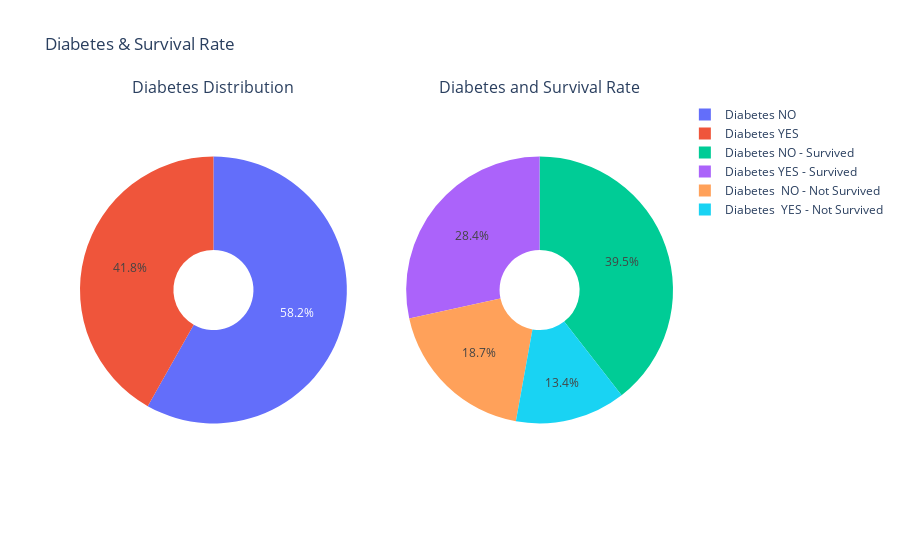

Source (notebook cell):
### Code cell
labels = [["Diabetes YES", "Diabetes NO"],
          ['Diabetes YES - Survived','Diabetes  YES - Not Survived', 'Diabetes NO - Survived',
           'Diabetes  NO - Not Survived']]

values = [[len(diabetes_yes), len(diabetes_no)],
         [len(diabetes_yes_survived), len(diabetes_yes_not_survived),
          len(diabetes_no_survived), len(diabetes_no_not_survived)]]

subplot_titles = ['Diabetes Distribution', 'Diabetes and Survival Rate']
sub_plot_names = ["Distribution of Diabetes", 'Diabetes & Survival']

utils.ConstructGoPieChart(build_sub_plots = True,
                          rows = 1,
                          cols = 2,
                          subplot_titles = subplot_titles,
                          labels = labels,
                          values = values,
                          sub_plot_names = sub_plot_names,
                          title_text = "Diabetes & Survival Rate",
                          export_to_png = True)

### Figure 1 — Plotly figure (JSON) as saved in the notebook; plotly's stock layout.template omitted (floating-point values rounded to 4 significant figures)
{"data": [{"labels": ["Diabetes YES", "Diabetes NO"], "name": "Distribution of Diabetes", "values": [125, 174], "type": "pie", "domain": {"x": [0, 0.45], "y": [0, 1]}, "hole": 0.3, "hoverinfo": "label+percent+name"}, {"labels": ["Diabetes YES - Survived", "Diabetes  YES - Not Survived", "Diabetes NO - Survived", "Diabetes  NO - Not Survived"], "name": "Diabetes & Survival", "values": [85, 40, 118, 56], "type": "pie", "domain": {"x": [0.55, 1], "y": [0, 1]}, "hole": 0.3, "hoverinfo": "label+percent+name"}], "layout": {"annotations": [{"font": {"size": 16}, "showarrow": false, "text": "Diabetes Distribution", "x": 0.225, "xanchor": "center", "xref": "paper", "y": 1, "yanchor": "bottom", "yref": "paper"}, {"font": {"size": 16}, "showarrow": false, "text": "Diabetes and Survival Rate", "x": 0.775, "xanchor": "center", "xref": "paper", "y": 1, "yanchor": "bottom", "yref": "paper"}], "title": {"text": "Diabetes & Survival Rate"}}}
